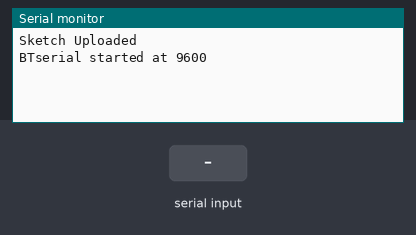
Recording of a sketch running on a simulated Arduino Uno, built with avr-gcc and run on an emulated ATmega328P. Parts: the last lines printed to the serial monitor. The test bench sets the inputs (shaded band).

Above: at 1.2 s.
1.3 s: "1" received over the second serial link
At 2.0 s:
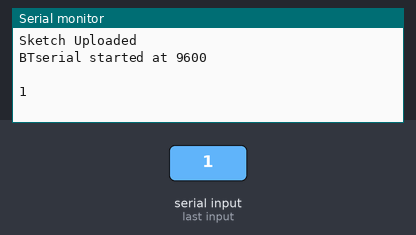
2.8 s: "0" received over the second serial link
At 3.1 s:
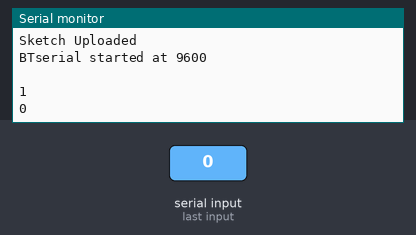
4.3 s: "2" received over the second serial link
At 5.5 s:
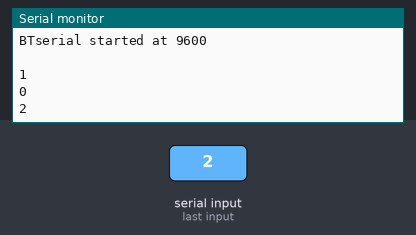

Measured:
- after the input at 1.3 s, the serial monitor: prints a new line at once (image 1)
- after the input at 2.8 s, the serial monitor: prints a new line at once (image 2)
- after the input at 4.3 s, the serial monitor: prints a new line at once (image 3)

The sketch:

bluetooth5.ino
```cpp
/**
 * @Author Alessandro190320
 * Programma per testare l'antenna bluetooth con la porta seriale del computer
 * È possibile anche configurarlo con la modalità AT
 */

#include <SoftwareSerial.h>

SoftwareSerial BTserial(10, 11); // RX, TX
String ricevuto;
boolean NL = true; // flag

void setup()
{
  Serial.begin(38400); // inzializzo la seriale a 38400 baud
  Serial.print("Sketch Uploaded"); // comunico che è stato caricato il codice
  Serial.println(" ");
  BTserial.begin(9600); // inizializzo la seriale del Bluetooth a 9600
  Serial.println("BTserial started at 9600");
  Serial.println(" ");
}

void loop()
{
  // Read from the Bluetooth module and send to the Arduino Serial Monitor
  if (BTserial.available() > 0){
    while(BTserial.available()){
      ricevuto += char(BTserial.read());
    }
    Serial.println(ricevuto);
    ricevuto= "";
  }
  delay(100);

}
```
